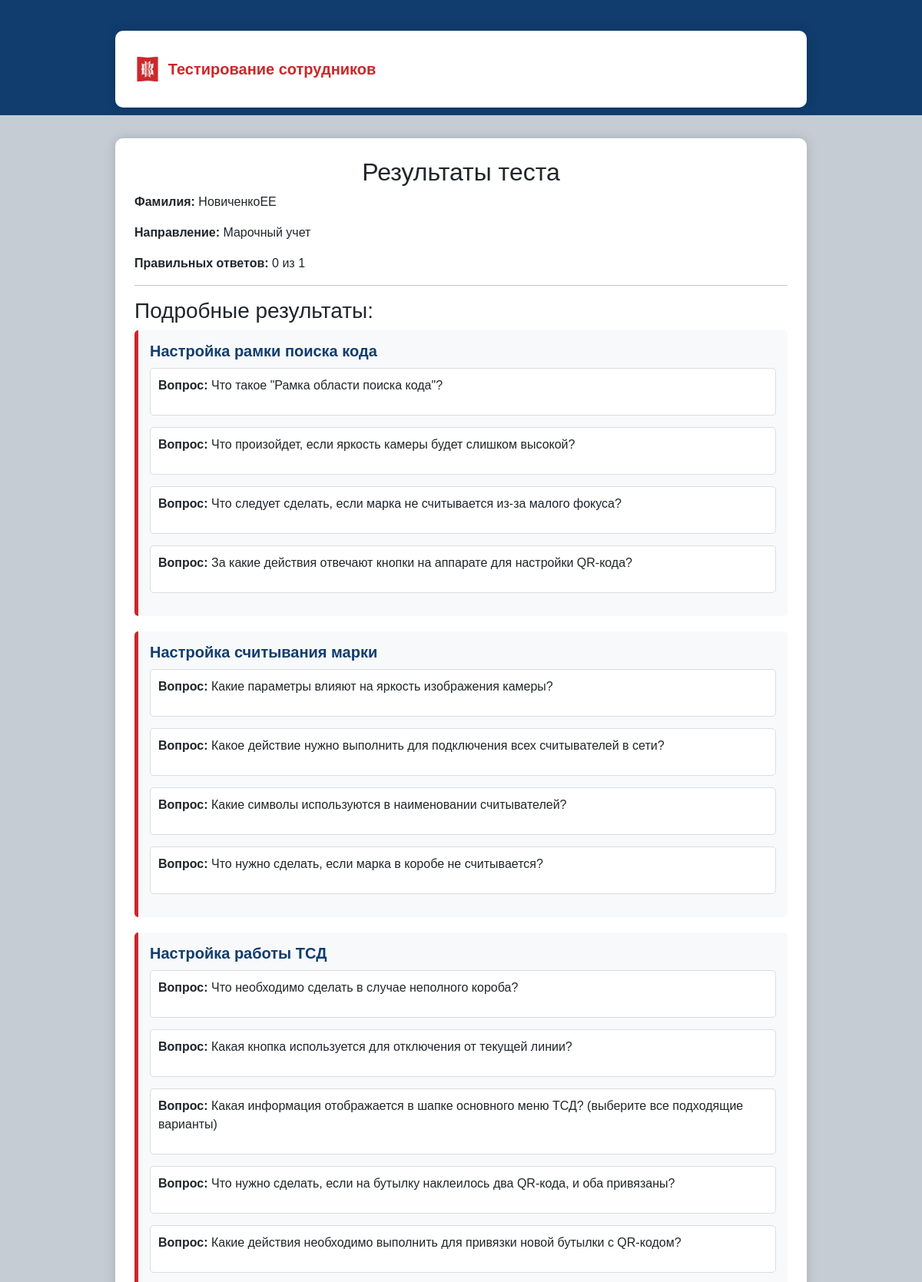
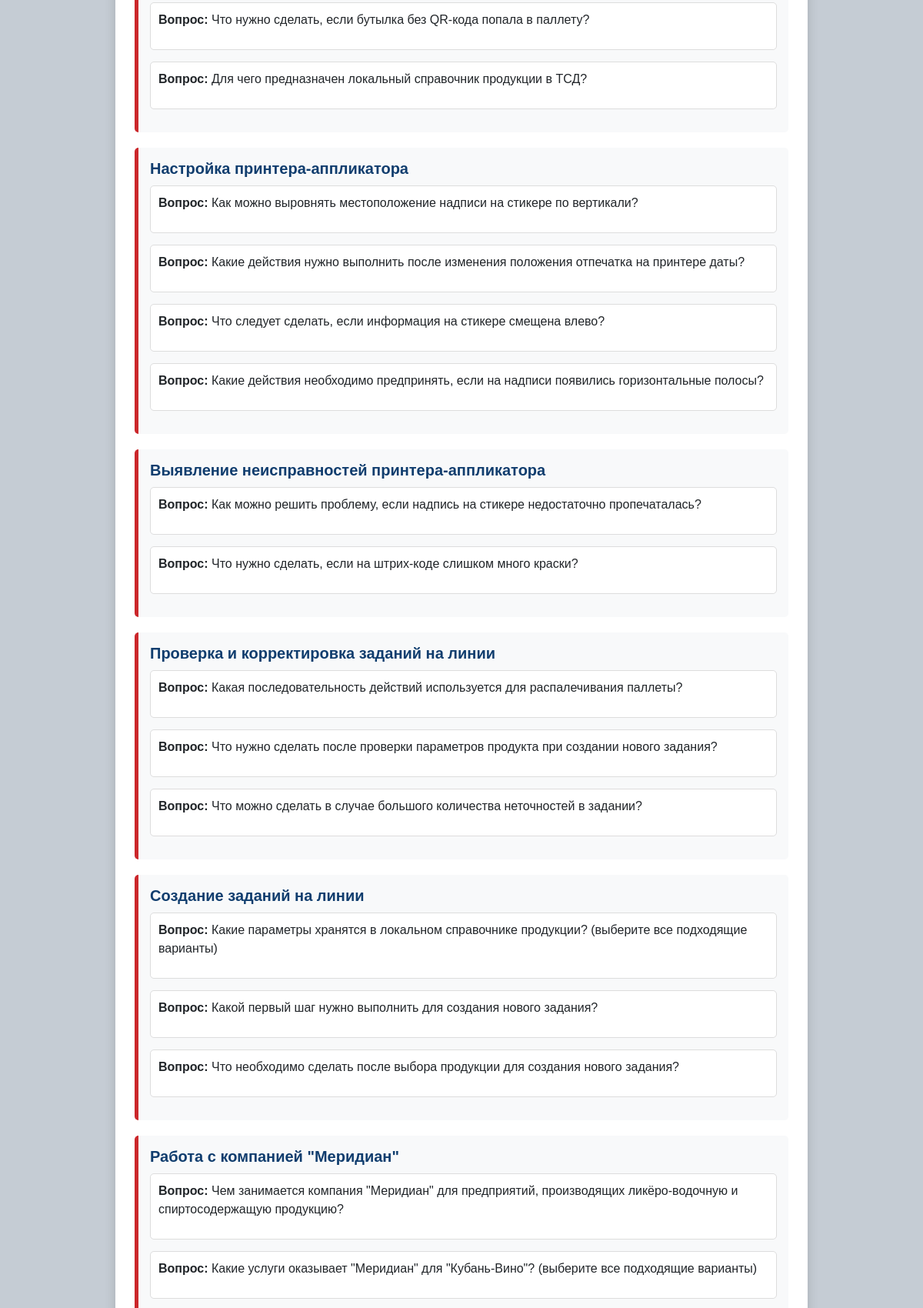
The app's page /results/1/ (upper part) with its own data (2 pictures, top to bottom).
### app_testing/models.py (models this page shows, shortened)
class TestResult(models.Model):
    surname = models.CharField(max_length=255, verbose_name="Фамилия")
    direction = models.ForeignKey(Direction, on_delete=models.CASCADE, verbose_name="Направление")
    theme = models.ForeignKey(Theme, on_delete=models.CASCADE, verbose_name="Тема", null=True, blank=True)
    correct_answers = models.IntegerField(verbose_name="Правильные ответы")
    total_questions = models.IntegerField(verbose_name="Всего вопросов")
    created_at = models.DateTimeField(auto_now_add=True, verbose_name="Дата прохождения")
    class Meta:
        verbose_name = "Результат теста"
        verbose_name_plural = "Результаты тестов"

class Direction(models.Model):
    name = models.CharField(max_length=255, unique=True, verbose_name="Название направления")
    themes = models.ManyToManyField(Theme, related_name="directions", verbose_name="Темы")  # M2M связь
    class Meta:
        verbose_name = "Направление"
        verbose_name_plural = "Направления"

class Theme(models.Model):
    name = models.CharField(max_length=255, unique=True, verbose_name="Название темы")
    class Meta:
        verbose_name = "Тема"
        verbose_name_plural = "Темы"

class Question(models.Model):
    direction = models.ForeignKey(Direction, on_delete=models.CASCADE, related_name="questions", verbose_name="Направление")
    themes = models.ManyToManyField(Theme, related_name="questions", verbose_name="Темы")  # M2M связь
    text = models.TextField(verbose_name="Текст вопроса")
    class Meta:
        verbose_name = "Вопрос"
        verbose_name_plural = "Вопросы"

### app_testing/views.py (the view)
# urls.py: path('results/<int:result_id>/', views.test_results, name='test_results'),
def test_results(request, result_id):
    result = get_object_or_404(TestResult, id=result_id)
    questions = Question.objects.filter(direction=result.direction).prefetch_related('themes', 'answers')
    raw_user_answers = request.session.get(f'test_answers_{result.id}', {})
    user_answers = {int(k): v for k, v in raw_user_answers.items()}  # Преобразуем ключи в int
    themes = Theme.objects.filter(questions__direction=result.direction).distinct()
    questions_by_theme = {theme: list(questions.filter(themes=theme)) for theme in themes}
    return render(request, 'testing/test_results.html', {
        'result': result,
        'questions_by_theme': questions_by_theme,
        'user_answers': user_answers
    })

### app_testing/templatetags/custom_filters.py (called while the page is built)
@register.filter
def get_item(dictionary, key):
    return dictionary.get(key, None)

### templates/testing/test_results.html (shortened to what this page needs)
{% extends 'testing/base.html' %}
{% load custom_filters %}
{% block content %}
    <h2 class="text-center">Результаты теста</h2>
    <p><strong>Фамилия:</strong> {{ result.surname }}</p>
    <p><strong>Направление:</strong> {{ result.direction.name }}</p>
    <p><strong>Правильных ответов:</strong> {{ result.correct_answers }} из {{ result.total_questions }}</p>
    <hr>
    <h3>Подробные результаты:</h3>
    {% for theme, questions in questions_by_theme.items %}
        <div class="theme-block">
            <h3 class="theme-title">{{ theme.name }}</h3>
            {% for question in questions %}
                <div class="question-block">
                    <p><strong>Вопрос:</strong> {{ question.text }}</p>
                </div>
            {% endfor %}
        </div>
    {% endfor %}
{% endblock %}

### templates/testing/base.html (style rules this page uses)
:root { --primary-red: #CB272B; --secondary-red: #E31E24; --dark-blue: #103D6E; --black: #2B2A29; --light-gray: #C5CCD4; }
body { background-color: var(--light-gray); font-family: Arial, sans-serif; }

### templates/testing/test_results.html (style rules this page uses)
.theme-block { background-color: #f8f9fa; border-left: 5px solid #CB272B; padding: 15px; margin-bottom: 20px; border-radius: 5px; }
.question-block { margin-bottom: 15px; padding: 10px; background-color: #ffffff; border: 1px solid #ddd; border-radius: 5px; }
.theme-title { font-size: 20px; font-weight: bold; color: #103D6E; margin-bottom: 10px; }

### records on screen
TestResult: surname "НовиченкоЕЕ", direction.name "Марочный учет", correct_answers "0", total_questions "1"
Theme: name "Настройка рамки поиска кода"
Question: text "Что такое \"Рамка области поиска кода\"?"
Question: text "Что произойдет, если яркость камеры будет слишком высокой?"
Question: text "Что следует сделать, если марка не считывается из-за малого фокуса?"
Question: text "За какие действия отвечают кнопки на аппарате для настройки QR-кода?"
Theme: name "Настройка считывания марки"
Question: text "Какие параметры влияют на яркость изображения камеры?"
Question: text "Какое действие нужно выполнить для подключения всех считывателей в сети?"
Question: text "Какие символы используются в наименовании считывателей?"
Question: text "Что нужно сделать, если марка в коробе не считывается?"
Theme: name "Настройка работы ТСД"
Question: text "Что необходимо сделать в случае неполного короба?"
Question: text "Какая кнопка используется для отключения от текущей линии?"
Question: text "Какая информация отображается в шапке основного меню ТСД? (выберите все подходящие варианты)"
Question: text "Что нужно сделать, если на бутылку наклеилось два QR-кода, и оба привязаны?"
Question: text "Какие действия необходимо выполнить для привязки новой бутылки с QR-кодом?"
Question: text "Что нужно сделать, если бутылка без QR-кода попала в паллету?"
Question: text "Для чего предназначен локальный справочник продукции в ТСД?"
Theme: name "Настройка принтера-аппликатора"
Question: text "Как можно выровнять местоположение надписи на стикере по вертикали?"
Question: text "Какие действия нужно выполнить после изменения положения отпечатка на принтере даты?"
Question: text "Что следует сделать, если информация на стикере смещена влево?"
Question: text "Какие действия необходимо предпринять, если на надписи появились горизонтальные полосы?"
Theme: name "Выявление неисправностей принтера-аппликатора"
Question: text "Как можно решить проблему, если надпись на стикере недостаточно пропечаталась?"
Question: text "Что нужно сделать, если на штрих-коде слишком много краски?"
Theme: name "Проверка и корректировка заданий на линии"
Question: text "Какая последовательность действий используется для распалечивания паллеты?"
Question: text "Что нужно сделать после проверки параметров продукта при создании нового задания?"
Question: text "Что можно сделать в случае большого количества неточностей в задании?"
Theme: name "Создание заданий на линии"
Question: text "Какие параметры хранятся в локальном справочнике продукции? (выберите все подходящие варианты)"
Question: text "Какой первый шаг нужно выполнить для создания нового задания?"
Question: text "Что необходимо сделать после выбора продукции для создания нового задания?"
Theme: name "Работа с компанией \"Меридиан\""
Question: text "Чем занимается компания \"Меридиан\" для предприятий, производящих ликёро-водочную и спиртосодержащую продукцию?"
Question: text "Какие услуги оказывает \"Меридиан\" для \"Кубань-Вино\"? (выберите все подходящие варианты)"
